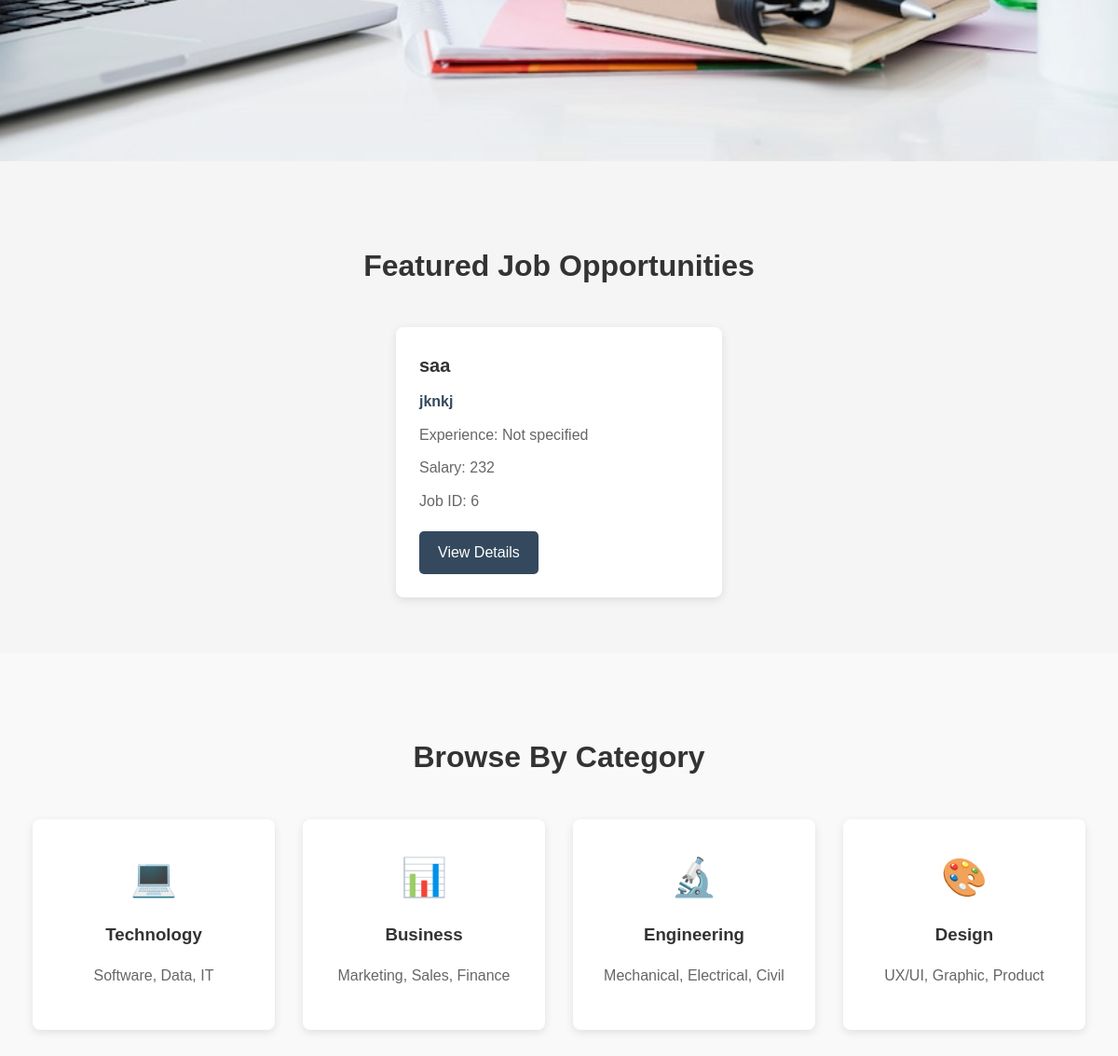
The app's page / (middle part), older data.
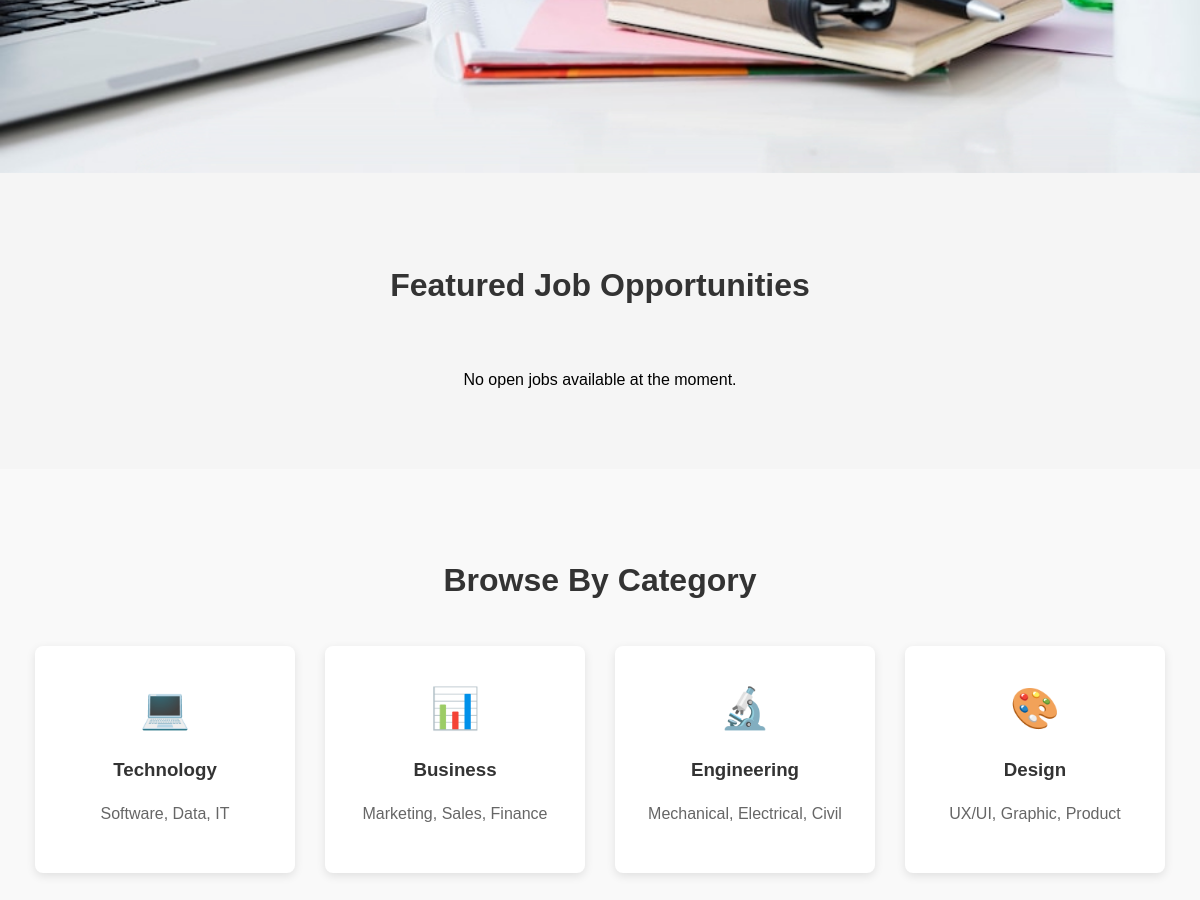
The same page, newer data.
### jobs/models.py (models this page shows, shortened)
class Job(models.Model):
    STATUS_CHOICES = [
        ('open', 'Open'),
        ('close', 'Closed'),
    ]
    job_id = models.CharField(max_length=50, unique=True,default='default123')
    title = models.CharField(max_length=100)
    salary = models.IntegerField()
    company = models.CharField(max_length=100)
    status = models.CharField(max_length=10, choices=STATUS_CHOICES)

### home/views.py (the view)
# urls.py: path('', views.home, name='home'),
def home(request):
    featured_jobs = Job.objects.filter(status__iexact='open').order_by('-id')[:3]
    context = {
        'featured_jobs': featured_jobs
    }
    return render(request, 'home/home.html', context)

### home/templates/home/home.html (shortened to what this page needs)
{% load static %}
<!DOCTYPE html>
<html lang="en">
<head>
    <link rel="stylesheet" href="{% static 'home/css/home.css' %}">
</head>
<body>
    <div class="hero">
    </div>
    <div class="featured-jobs">
        <h2>Featured Job Opportunities</h2>
        <div class="job-cards" id="job-cards-container">
            {% if featured_jobs %}
                {% for job in featured_jobs %}
                <div class="job-card">
                    <h3>{{ job.title }}</h3>
                    <div class="company-name">{{ job.company }}</div>
                    <div class="job-details">Experience: {{ job.experience|default:"Not specified" }}</div>
                    <div class="job-details">Salary: {{ job.salary|default:"Not specified" }}</div>
                    <div class="job-location">Job ID: {{ job.id }}</div>
                    <a href="{% url 'job_detail' job.id %}" class="view-job-btn">View Details</a>
                </div>
                {% endfor %}
            {% else %}
                <p class="no-jobs">No open jobs available at the moment.</p>
            {% endif %}
        </div>
    </div>
    <div class="categories-section">
        <h2>Browse By Category</h2>
        <div class="categories">
            <div class="category">
                <div class="category-icon">💻</div>
                <h3>Technology</h3>
                <p>Software, Data, IT</p>
            </div>
            <div class="category">
                <div class="category-icon">📊</div>
                <h3>Business</h3>
                <p>Marketing, Sales, Finance</p>
            </div>
            <div class="category">
                <div class="category-icon">🔬</div>
                <h3>Engineering</h3>
                <p>Mechanical, Electrical, Civil</p>
            </div>
            <div class="category">
                <div class="category-icon">🎨</div>
                <h3>Design</h3>
                <p>UX/UI, Graphic, Product</p>
            </div>
        </div>
    </div>
</body>
</html>

Row changes from the older to the newer data that the page shows:
removed Job: title "saa", company "jknkj", experience "Not specified", salary "232", id "6"
Text that changed along with them:
text now shown: "No open jobs available at the moment."
